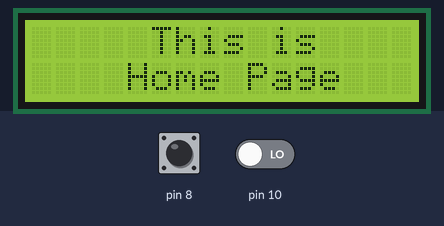
A sketch run on a simulated Arduino Uno, built with avr-gcc and run on an emulated ATmega328P. On the bench: 16×2 character LCD. Inputs (shaded band) come from the test bench; at power-on: pin 8 LOW, pin 10 LOW.

Above: at 1.2 s.
1.3 s: pin 8 driven HIGH
At 2.5 s:
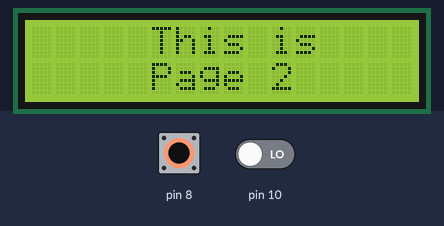
2.8 s: pin 10 driven HIGH
At 3.9 s:
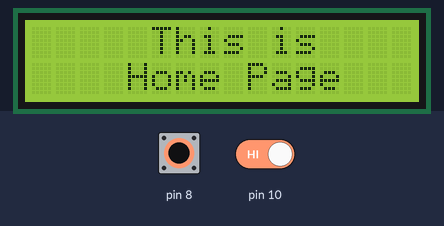
4.3 s: pin 8 pulsed LOW 2 times (0.12 s each, 0.3 s apart)
At 6.1 s:
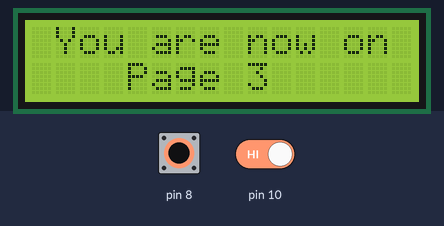
Timing chart, 0 to 7.6 s (numbered marks = the images above; inputs shaded):
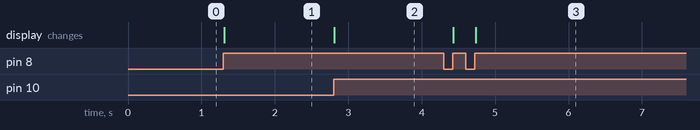

Measured:
- after the input at 1.3 s, the display: changes at once (image 1)
- after the input at 2.8 s, the display: changes at once (image 2)
- after the input at 4.3 s, the display: first changes after 0.13 s (image 3 shows a later state)

The sketch:

simple_multiple_screen.ino
```cpp
// NJarpa
// LCD 16x2 Multiple screens example

#include <LiquidCrystal.h>

LiquidCrystal lcd(2, 3, 4, 5, 6, 7); //To lcd (RS,E,D4,D5,D6,D7)

//Counter to change positions of pages

int page_counter=1 ;       //To move beetwen pages


//-------Pins-----//
int up = 8;               //Up button
int down = 10;           //Down button
//---------Storage debounce function-----//
boolean current_up = LOW;
boolean last_up=LOW;
boolean last_down = LOW;
boolean current_down = LOW;


void setup() {
  lcd.begin(16,2);
}


//---- De-bouncing function for all buttons----//
boolean debounce(boolean last, int pin) {
  boolean current = digitalRead(pin);

  if (last != current) {
    delay(5);
    current = digitalRead(pin);
    }

  return current;
}


void loop() {

current_up = debounce(last_up, up);         //Debounce for Up button
current_down = debounce(last_down, down);   //Debounce for Down button

//----Page counter function to move pages----//

//Page Up
    if (last_up== LOW && current_up == HIGH) {  //When up button is pressed
      lcd.clear();                              //When page is changed, lcd clear to print new page

      if(page_counter <3) {                     //Page counter never higher than 3(total of pages)
      page_counter= page_counter +1;            //Page up
      }
      else{
      page_counter= 3;
      }
  }

    last_up = current_up;

//Page Down
    if (last_down== LOW && current_down == HIGH){ //When down button is pressed
      lcd.clear();                     //When page is changed, lcd clear to print new page
      if(page_counter >1){              //Page counter never lower than 1 (total of pages)
      page_counter= page_counter -1;   //Page down

      }
      else{
      page_counter= 1;
      }
  }

    last_down = current_down;

//------- Switch function to write and show what you want---//
  switch (page_counter) {

    case 1:{     //Design of home page 1
      lcd.setCursor(5,0);
      lcd.print("This is");
      lcd.setCursor(3,1);
      lcd.print(" Home Page");
    }
    break;

    case 2: { //Design of page 2
     lcd.setCursor(5,0);
     lcd.print("This is");
     lcd.setCursor(5,1);
     lcd.print("Page 2");
    }
    break;

    case 3: {   //Design of page 3
     lcd.setCursor(1,0);
     lcd.print("You are now on");
     lcd.setCursor(4,1);
     lcd.print("Page 3");
    }
    break;

  }//switch end

}//loop end
```
